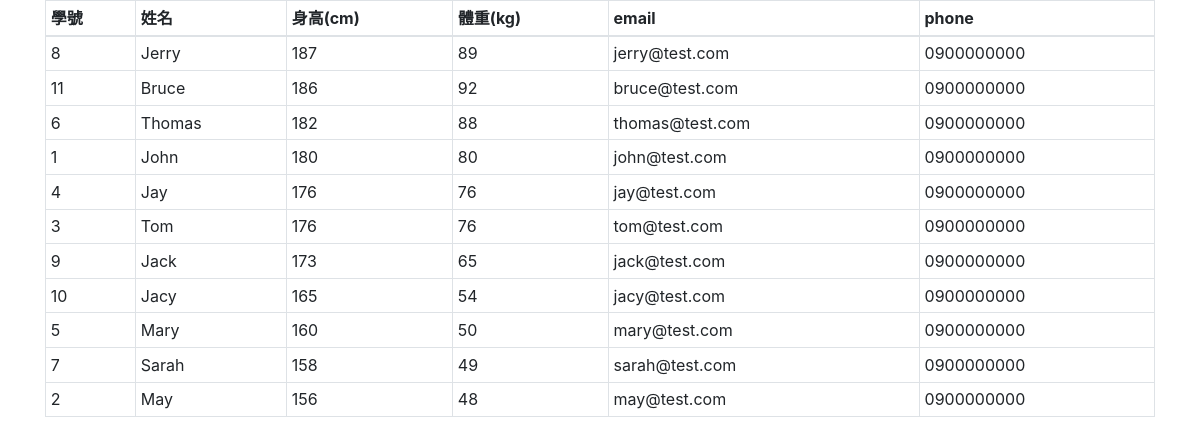
The app's page /20201102/select_data_bootstrap2_order.php with its own data.
### tables this page shows
CREATE TABLE `users` (
  `id` int(6) UNSIGNED NOT NULL,
  `height` float DEFAULT NULL,
  `weight` float DEFAULT NULL,
  `name` varchar(30) DEFAULT NULL,
  `phone` varchar(30) DEFAULT NULL,
  `email` varchar(50) DEFAULT NULL,
  `create_time` datetime DEFAULT NULL,
  `valid` tinyint(4) DEFAULT NULL,
  `birth_date` date DEFAULT NULL
);

### 20201102/select_data_bootstrap2_order.php (the view, shortened to what this page needs)
<?php
require_once("db_connect.php");
$sql = "SELECT * FROM users ORDER BY height DESC";
$result = $conn->query($sql);
?>
<!doctype html>
<html lang="en">
<head>
    <link rel="stylesheet" href="https://stackpath.bootstrapcdn.com/bootstrap/4.3.1/css/bootstrap.min.css">
</head>
<body>
    <div class="container">
        <div class="table-responsive">
            <table class="table table-bordered table-sm">
                <thead>
                    <tr class="text-nowrap">
                        <th>學號</th>
                        <th>姓名</th>
                        <th>身高(cm)</th>
                        <th>體重(kg)</th>
                        <th>email</th>
                        <th>phone</th>
                    </tr>
                </thead>
                <?php
                if ($result->num_rows > 0) {
                    while ($row = $result->fetch_assoc()) { ?>
                        <tr>
                            <td><?= $row["id"] ?></td>
                            <td><?= $row["name"] ?></td>
                            <td><?= $row["height"] ?></td>
                            <td><?= $row["weight"] ?></td>
                            <td><?= $row["email"] ?></td>
                            <td><?= $row["phone"] ?></td>
                        <tr>
                    <?php  }
                }
                    ?>
            </table>
        </div>
    </div>
</body>
</html>

### records on screen
users: id "8", name "Jerry", height "187", weight "89", email "jerry@test.com", phone "0900000000"
users: id "11", name "Bruce", height "186", weight "92", email "bruce@test.com", phone "0900000000"
users: id "6", name "Thomas", height "182", weight "88", email "thomas@test.com", phone "0900000000"
users: id "1", name "John", height "180", weight "80", email "john@test.com", phone "0900000000"
users: id "4", name "Jay", height "176", weight "76", email "jay@test.com", phone "0900000000"
users: id "3", name "Tom", height "176", weight "76", email "tom@test.com", phone "0900000000"
users: id "9", name "Jack", height "173", weight "65", email "jack@test.com", phone "0900000000"
users: id "10", name "Jacy", height "165", weight "54", email "jacy@test.com", phone "0900000000"
users: id "5", name "Mary", height "160", weight "50", email "mary@test.com", phone "0900000000"
users: id "7", name "Sarah", height "158", weight "49", email "sarah@test.com", phone "0900000000"
users: id "2", name "May", height "156", weight "48", email "may@test.com", phone "0900000000"
